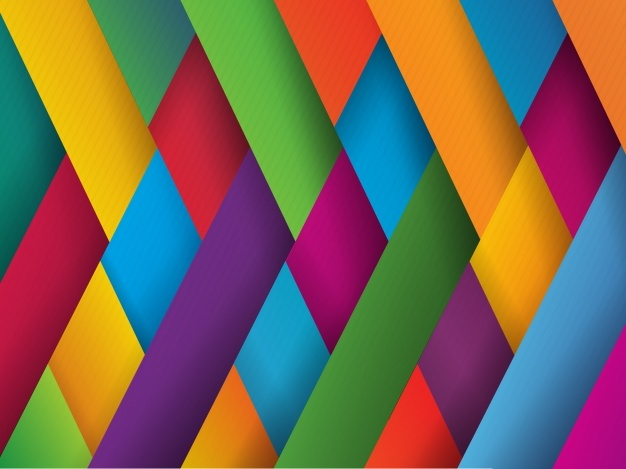
#> input picture colors.jpg, 626 x 469 px
$ jupyter execute 'image processing.ipynb'   (shell and % lines are left out)
#> lines starting #> are read from the running program, lines starting #| are printed output that depends on the picture
[cell 1]
import cv2
import numpy as np
import matplotlib.pyplot as plt

[cell 2]
img=cv2.imread('colors.jpg',cv2.IMREAD_GRAYSCALE)
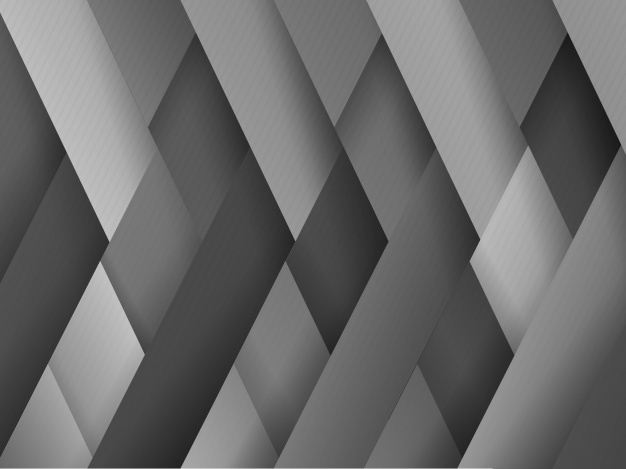
#> img: shape (469, 626); min 23, max 205, mean 106.2

[cell 3]
# cv2.imshow('image',img)
# cv2.waitKey(0)
# cv2.destroyAllWindows()

[cell 4]
plt.imshow(img,cmap='gray',interpolation='bicubic')
plt.show()

[cell 5]
cv2.imwrite('colorsgray.jpg',img)
#> Out = True
